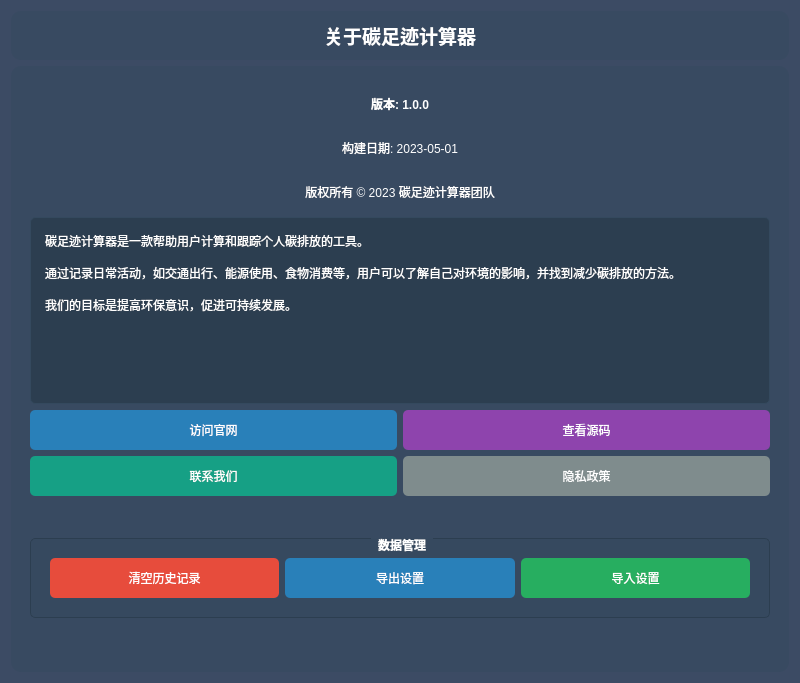
<?xml version="1.0" encoding="UTF-8"?>
<ui version="4.0">
 <class>AboutPage</class>
 <widget class="QWidget" name="AboutPage">
  <property name="geometry">
   <rect>
    <x>0</x>
    <y>0</y>
    <width>800</width>
    <height>683</height>
   </rect>
  </property>
  <property name="windowTitle">
   <string>关于</string>
  </property>
  <property name="styleSheet">
   <string notr="true">background-color: #3c4b64;</string>
  </property>
  <layout class="QVBoxLayout" name="verticalLayout">
   <item>
    <widget class="QLabel" name="titleLabel">
     <property name="font">
      <font>
       <pointsize>14</pointsize>
       <bold>true</bold>
      </font>
     </property>
     <property name="styleSheet">
      <string notr="true">color: white;
background-color: rgba(52, 73, 94, 120);
border-radius: 10px;
padding: 10px;</string>
     </property>
     <property name="text">
      <string>关于碳足迹计算器</string>
     </property>
     <property name="alignment">
      <set>Qt::AlignCenter</set>
     </property>
    </widget>
   </item>
   <item>
    <widget class="QFrame" name="aboutFrame">
     <property name="styleSheet">
      <string notr="true">background-color: rgba(52, 73, 94, 120);
border-radius: 10px;
padding: 10px;</string>
     </property>
     <property name="frameShape">
      <enum>QFrame::StyledPanel</enum>
     </property>
     <property name="frameShadow">
      <enum>QFrame::Raised</enum>
     </property>
     <layout class="QVBoxLayout" name="aboutLayout">
      <item>
       <widget class="QLabel" name="versionLabel">
        <property name="styleSheet">
         <string notr="true">color: white;
background-color: transparent;
font-weight: bold;</string>
        </property>
        <property name="text">
         <string>版本: 1.0.0</string>
        </property>
        <property name="alignment">
         <set>Qt::AlignCenter</set>
        </property>
       </widget>
      </item>
      <item>
       <widget class="QLabel" name="buildDateLabel">
        <property name="styleSheet">
         <string notr="true">color: white;
background-color: transparent;</string>
        </property>
        <property name="text">
         <string>构建日期: 2023-05-01</string>
        </property>
        <property name="alignment">
         <set>Qt::AlignCenter</set>
        </property>
       </widget>
      </item>
      <item>
       <widget class="QLabel" name="copyrightLabel">
        <property name="styleSheet">
         <string notr="true">color: white;
background-color: transparent;</string>
        </property>
        <property name="text">
         <string>版权所有 © 2023 碳足迹计算器团队</string>
        </property>
        <property name="alignment">
         <set>Qt::AlignCenter</set>
        </property>
       </widget>
      </item>
      <item>
       <widget class="QTextEdit" name="aboutTextEdit">
        <property name="minimumSize">
         <size>
          <width>0</width>
          <height>150</height>
         </size>
        </property>
        <property name="styleSheet">
         <string notr="true">QTextEdit {
  background-color: #2c3e50;
  border: 1px solid #34495e;
  border-radius: 5px;
  color: white;
  padding: 10px;
}</string>
        </property>
        <property name="html">
         <string>&lt;!DOCTYPE HTML PUBLIC &quot;-//W3C//DTD HTML 4.0//EN&quot; &quot;http://www.w3.org/TR/REC-html40/strict.dtd&quot;&gt;
&lt;html&gt;&lt;head&gt;&lt;meta name=&quot;qrichtext&quot; content=&quot;1&quot; /&gt;&lt;meta charset=&quot;utf-8&quot; /&gt;&lt;style type=&quot;text/css&quot;&gt;
p, li { white-space: pre-wrap; }
hr { height: 1px; border-width: 0; }
li.unchecked::marker { content: &quot;\2610&quot;; }
li.checked::marker { content: &quot;\2612&quot;; }
&lt;/style&gt;&lt;/head&gt;&lt;body style=&quot; font-family:'Microsoft YaHei UI'; font-size:9pt; font-weight:400; font-style:normal;&quot;&gt;
&lt;p style=&quot; margin-top:0px; margin-bottom:0px; margin-left:0px; margin-right:0px; -qt-block-indent:0; text-indent:0px;&quot;&gt;&lt;span style=&quot; font-family:'SimSun';&quot;&gt;碳足迹计算器是一款帮助用户计算和跟踪个人碳排放的工具。&lt;/span&gt;&lt;/p&gt;
&lt;p style=&quot;-qt-paragraph-type:empty; margin-top:0px; margin-bottom:0px; margin-left:0px; margin-right:0px; -qt-block-indent:0; text-indent:0px; font-family:'SimSun';&quot;&gt;&lt;br /&gt;&lt;/p&gt;
&lt;p style=&quot; margin-top:0px; margin-bottom:0px; margin-left:0px; margin-right:0px; -qt-block-indent:0; text-indent:0px;&quot;&gt;&lt;span style=&quot; font-family:'SimSun';&quot;&gt;通过记录日常活动，如交通出行、能源使用、食物消费等，用户可以了解自己对环境的影响，并找到减少碳排放的方法。&lt;/span&gt;&lt;/p&gt;
&lt;p style=&quot;-qt-paragraph-type:empty; margin-top:0px; margin-bottom:0px; margin-left:0px; margin-right:0px; -qt-block-indent:0; text-indent:0px; font-family:'SimSun';&quot;&gt;&lt;br /&gt;&lt;/p&gt;
&lt;p style=&quot; margin-top:0px; margin-bottom:0px; margin-left:0px; margin-right:0px; -qt-block-indent:0; text-indent:0px;&quot;&gt;&lt;span style=&quot; font-family:'SimSun';&quot;&gt;我们的目标是提高环保意识，促进可持续发展。&lt;/span&gt;&lt;/p&gt;&lt;/body&gt;&lt;/html&gt;</string>
        </property>
       </widget>
      </item>
      <item>
       <layout class="QHBoxLayout" name="topButtonLayout">
        <item>
         <widget class="QPushButton" name="visitWebsiteButton">
          <property name="minimumSize">
           <size>
            <width>0</width>
            <height>40</height>
           </size>
          </property>
          <property name="styleSheet">
           <string notr="true">QPushButton {
  background-color: #2980b9;
  color: white;
  border-radius: 5px;
}
QPushButton:hover {
  background-color: #3498db;
}</string>
          </property>
          <property name="text">
           <string>访问官网</string>
          </property>
         </widget>
        </item>
        <item>
         <widget class="QPushButton" name="viewSourceButton">
          <property name="minimumSize">
           <size>
            <width>0</width>
            <height>40</height>
           </size>
          </property>
          <property name="styleSheet">
           <string notr="true">QPushButton {
  background-color: #8e44ad;
  color: white;
  border-radius: 5px;
}
QPushButton:hover {
  background-color: #9b59b6;
}</string>
          </property>
          <property name="text">
           <string>查看源码</string>
          </property>
         </widget>
        </item>
       </layout>
      </item>
      <item>
       <layout class="QHBoxLayout" name="bottomButtonLayout">
        <item>
         <widget class="QPushButton" name="contactUsButton">
          <property name="minimumSize">
           <size>
            <width>0</width>
            <height>40</height>
           </size>
          </property>
          <property name="styleSheet">
           <string notr="true">QPushButton {
  background-color: #16a085;
  color: white;
  border-radius: 5px;
}
QPushButton:hover {
  background-color: #1abc9c;
}</string>
          </property>
          <property name="text">
           <string>联系我们</string>
          </property>
         </widget>
        </item>
        <item>
         <widget class="QPushButton" name="privacyPolicyButton">
          <property name="minimumSize">
           <size>
            <width>0</width>
            <height>40</height>
           </size>
          </property>
          <property name="styleSheet">
           <string notr="true">QPushButton {
  background-color: #7f8c8d;
  color: white;
  border-radius: 5px;
}
QPushButton:hover {
  background-color: #95a5a6;
}</string>
          </property>
          <property name="text">
           <string>隐私政策</string>
          </property>
         </widget>
        </item>
       </layout>
      </item>
      <item>
       <spacer name="verticalSpacer_2">
        <property name="orientation">
         <enum>Qt::Vertical</enum>
        </property>
        <property name="sizeHint" stdset="0">
         <size>
          <width>20</width>
          <height>40</height>
         </size>
        </property>
       </spacer>
      </item>
      <item>
       <widget class="QGroupBox" name="dataGroup">
        <property name="styleSheet">
         <string notr="true">QGroupBox {
  color: white;
  border: 1px solid #2c3e50;
  border-radius: 5px;
  margin-top: 1ex;
  font-weight: bold;
}
QGroupBox::title {
  subcontrol-origin: margin;
  subcontrol-position: top center;
  padding: 0 5px;
}</string>
        </property>
        <property name="title">
         <string>数据管理</string>
        </property>
        <layout class="QHBoxLayout" name="dataLayout">
         <item>
          <widget class="QPushButton" name="clearHistoryButton">
           <property name="minimumSize">
            <size>
             <width>0</width>
             <height>40</height>
            </size>
           </property>
           <property name="styleSheet">
            <string notr="true">QPushButton {
  background-color: #e74c3c;
  color: white;
  border-radius: 5px;
}
QPushButton:hover {
  background-color: #c0392b;
}</string>
           </property>
           <property name="text">
            <string>清空历史记录</string>
           </property>
          </widget>
         </item>
         <item>
          <widget class="QPushButton" name="exportSettingsButton">
           <property name="minimumSize">
            <size>
             <width>0</width>
             <height>40</height>
            </size>
           </property>
           <property name="styleSheet">
            <string notr="true">QPushButton {
  background-color: #2980b9;
  color: white;
  border-radius: 5px;
}
QPushButton:hover {
  background-color: #3498db;
}</string>
           </property>
           <property name="text">
            <string>导出设置</string>
           </property>
          </widget>
         </item>
         <item>
          <widget class="QPushButton" name="importSettingsButton">
           <property name="minimumSize">
            <size>
             <width>0</width>
             <height>40</height>
            </size>
           </property>
           <property name="styleSheet">
            <string notr="true">QPushButton {
  background-color: #27ae60;
  color: white;
  border-radius: 5px;
}
QPushButton:hover {
  background-color: #2ecc71;
}</string>
           </property>
           <property name="text">
            <string>导入设置</string>
           </property>
          </widget>
         </item>
        </layout>
       </widget>
      </item>
      <item>
       <spacer name="verticalSpacer">
        <property name="orientation">
         <enum>Qt::Vertical</enum>
        </property>
        <property name="sizeHint" stdset="0">
         <size>
          <width>20</width>
          <height>40</height>
         </size>
        </property>
       </spacer>
      </item>
     </layout>
    </widget>
   </item>
  </layout>
 </widget>
 <resources/>
 <connections/>
</ui>
